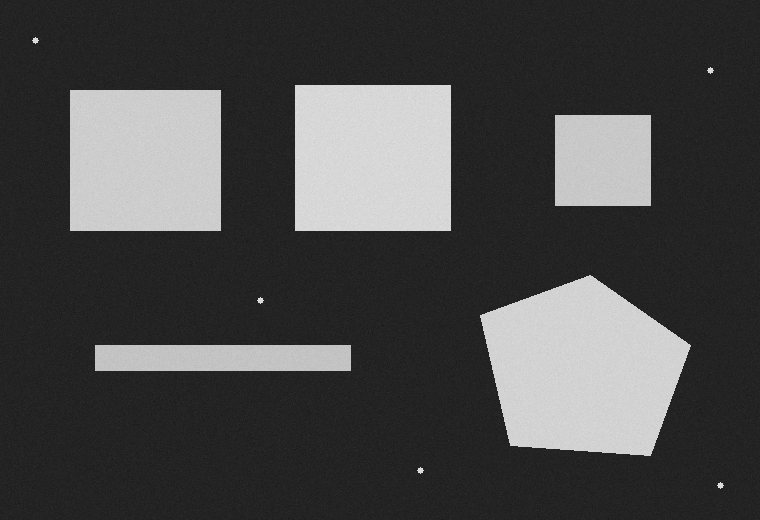
#> input picture week01-opencv/day04/images/day04_comprehensive_test.png, 760 x 520 px
$ python test06_comprehensive.py
#> lines starting #> are read from the running program, lines starting #| are printed output that depends on the picture; after the words box and inside, x2 and y2 are one past the last pixel; in counts of white or black regions, pixels touching at a corner belong together
from pathlib import Path

import cv2

# 路径
BASE_DIR = Path(__file__).resolve().parent
IMAGE_FILE_PATH = BASE_DIR / "images" / "day04_comprehensive_test.png"
OUTPUTS_PATH = BASE_DIR / "outputs" / "comprehensive"
OUTPUTS_PATH.mkdir(parents=True, exist_ok=True)

image_name = IMAGE_FILE_PATH.stem
gray_path = OUTPUTS_PATH / f"{image_name[:-4]}gray.png"
edges_path = OUTPUTS_PATH / f"{image_name[:-4]}edges.png"
binary_path = OUTPUTS_PATH / f"{image_name[:-4]}binary.png"
result_path = OUTPUTS_PATH / f"{image_name[:-4]}result.png"

# 读取图片
image = cv2.imread(str(IMAGE_FILE_PATH))
#> image is the input picture: shape (520, 760, 3); min 22, max 225, mean 73
if image is None:
    raise FileNotFoundError("图片读取失败")
# 转为灰度图
gray_image = cv2.cvtColor(image, cv2.COLOR_BGR2GRAY)

# 灰度图高斯滤波
gaussian_image = cv2.GaussianBlur(gray_image, (5, 5), 0)

# 高斯滤波后Canny
edge_image = cv2.Canny(gaussian_image, 50, 150)
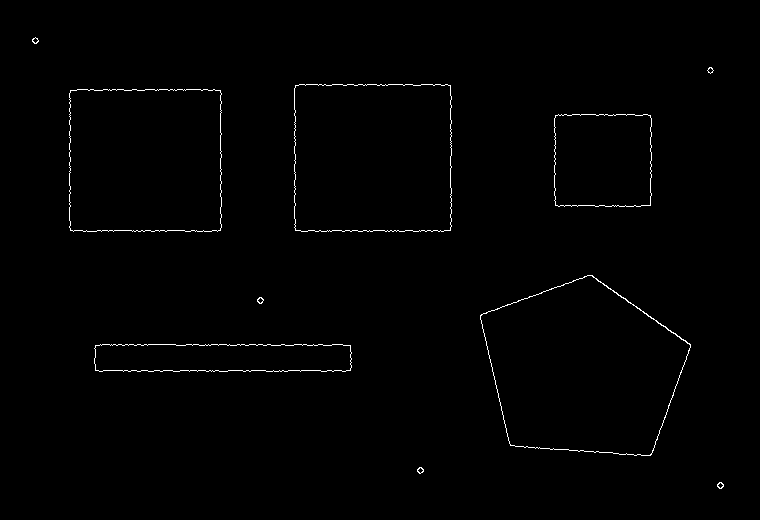
#> edge_image: shape (520, 760); 0.73% white in thin lines or dots, all inside (x1, y1, x2, y2) = (32, 37, 724, 489)

# 灰度图 OTSU 二值图
used_threshold, binary_image = cv2.threshold(
    gray_image,
    0,
    255,
    cv2.THRESH_BINARY | cv2.THRESH_OTSU,
)
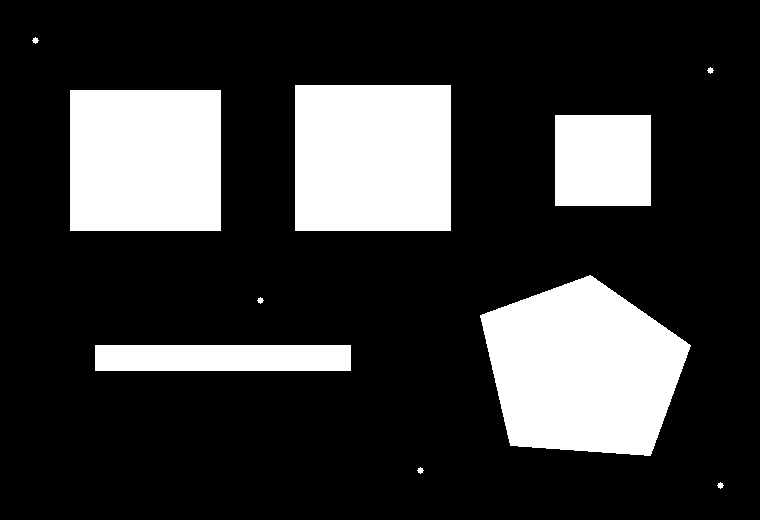
#> binary_image: shape (520, 760); 22% white; 10 white regions
#> used_threshold = 49
marked_image = image.copy()
# 找所有轮廓
contours, hierarchy = cv2.findContours(
    binary_image,  # 输入OTSU二值图
    cv2.RETR_EXTERNAL,  # 只找外轮廓
    cv2.CHAIN_APPROX_SIMPLE,  # 忽略冗余坐标
)
#> contours = 10 contours; largest, box (x1, y1, x2, y2) and area: (480, 275, 691, 456) 26950, (295, 85, 451, 231) 22475, (70, 90, 221, 231) 21000, (555, 115, 651, 206) 8550, (95, 345, 351, 371) 6375

noise_count = 0
ok_count = 0
ng_count = 0
interference_count = 0
target_count = 0


# 循环所有轮廓
for contour in contours:
    # 获取轮廓面积
    area = cv2.contourArea(contour)
    x, y, width, height = cv2.boundingRect(contour)
    aspect_ratio = width / height
    perimeter = cv2.arcLength(contour, True)
    print(
        f"当前轮廓 面积：{area:.2f} 周长：{perimeter:.2f} 尺寸：{width}x{height} 长宽比：{aspect_ratio:.2f}"
    )
    status = ""
    target_id = ""
    color = ()

    if area < 100:
        noise_count += 1
        continue

    # 判断轮廓内面积大于100 获取所有待标注的轮廓
    if 18000 <= area <= 24000 and 0.9 <= aspect_ratio <= 1.2:
        target_count += 1
        ok_count += 1
        status = "OK"
        color = (0, 255, 0)
        target_id = f"ID:{target_count} "
    elif aspect_ratio > 3:
        interference_count += 1
        status = "INTERFERENCE"
        color = (0, 255, 255)
    else:
        target_count += 1
        ng_count += 1
        status = "NG"
        color = (0, 0, 255)
        target_id = f"ID:{target_count} "

    cv2.rectangle(
        marked_image,
        (x, y),
        (x + width, y + height),
        color,
        1,
        cv2.LINE_AA,
    )
    cv2.putText(
        marked_image,
        (f"{target_id}{status}  A:{area:.0f} AR:{aspect_ratio:.2f}"),
        (x, max(y - 10, 30)),
        cv2.FONT_HERSHEY_SIMPLEX,
        0.5,
        color,
        1,
        cv2.LINE_AA,
    )
#> this loop made 10 passes
#> (contour, area, x, y, width, height, aspect_ratio, perimeter) on passes 7 to 8: ([[70, 90], [70, 230], [220, 230], [220, 90]], 21000, 70, 90, 151, 141, 1.07, 580), ([[295, 85], [295, 230], [450, 230], [450, 85]], 22475, 295, 85, 156, 146, 1.07, 600)
#> (contour, area, x, y, width, height, aspect_ratio, perimeter) on pass 3: ([[95, 345], [95, 370], [350, 370], [350, 345]], 6375, 95, 345, 256, 26, 9.85, 560)
#| 当前轮廓 面积：20.00 周长：19.31 尺寸：7x7 长宽比：1.00
#| 当前轮廓 面积：20.00 周长：19.31 尺寸：7x7 长宽比：1.00
#| 当前轮廓 面积：6375.00 周长：560.00 尺寸：256x26 长宽比：9.85
#| 当前轮廓 面积：20.00 周长：19.31 尺寸：7x7 长宽比：1.00
#| 当前轮廓 面积：26950.00 周长：668.70 尺寸：211x181 长宽比：1.17
#| 当前轮廓 面积：8550.00 周长：370.00 尺寸：96x91 长宽比：1.05
#| 当前轮廓 面积：21000.00 周长：580.00 尺寸：151x141 长宽比：1.07
#| 当前轮廓 面积：22475.00 周长：600.00 尺寸：156x146 长宽比：1.07
#> (further printed lines are left out)
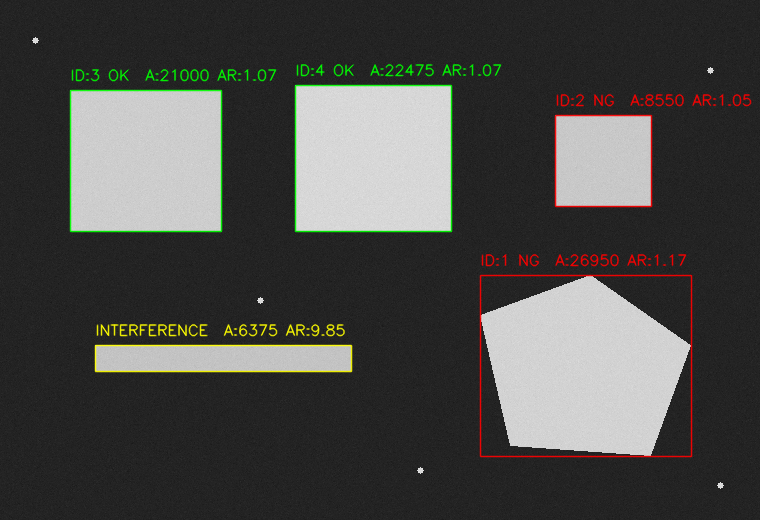
#> marked_image: shape (520, 760, 3); 3.91% of pixels changed, all inside (x1, y1, x2, y2) = (69, 63, 752, 458)
#> after the loop, interference_count = 1; ng_count = 2; noise_count = 5; ok_count = 2; target_count = 4


print(
    f"全部轮廓：{len(contours)}  噪点：{noise_count} 检测物：{target_count} 干扰物：{interference_count}  OK:{ok_count} NG:{ng_count}"
)
#| 全部轮廓：10  噪点：5 检测物：4 干扰物：1  OK:2 NG:2
# 保存文件
saved_gray = cv2.imwrite(str(gray_path), gray_image)
saved_edges = cv2.imwrite(str(edges_path), edge_image)
saved_binary = cv2.imwrite(str(binary_path), binary_image)
saved_result = cv2.imwrite(str(result_path), marked_image)

saved_results = [
    [saved_gray, gray_path],
    [saved_edges, edges_path],
    [saved_binary, binary_path],
    [saved_result, result_path],
]

for saved, path in saved_results:
    if saved:
        print(f"{path.name} 保存成功")
    else:
        print(f"{path.name} 保存失败")
#> this loop made 4 passes
#| day04_comprehensive_gray.png 保存成功
#| day04_comprehensive_edges.png 保存成功
#| day04_comprehensive_binary.png 保存成功
#| day04_comprehensive_result.png 保存成功
